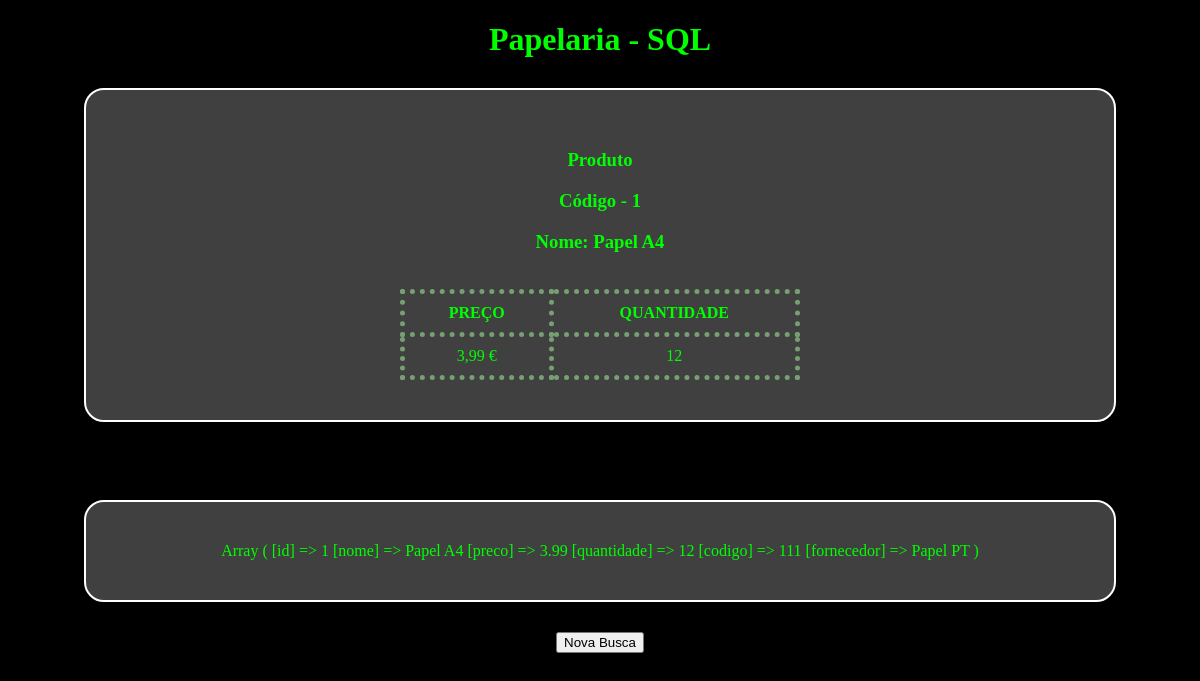
The app's page /aula_106/exercicio_01/saida.php?id=1 with its own data.
### tables this page shows
CREATE TABLE `produtos` (
  `id` int(11) NOT NULL,
  `nome` varchar(100) NOT NULL,
  `preco` double NOT NULL,
  `quantidade` int(11) NOT NULL,
  `codigo` int(11) NOT NULL,
  `fornecedor` varchar(100) NOT NULL
);

### aula_106/exercicio_01/base_dados.php (called while the page is built, shortened)
<?php
$base_dados = [
    "host" => "localhost",
    "dbname" => "codemaster_bd",
    "user" => "root",
    "password" => ""
];
$conexao = new PDO("mysql:host=$base_dados[host];dbname=$base_dados[dbname];charset=utf8mb4;", $base_dados["user"], $base_dados["password"]);
function selectSQLUnico($sql){
    global $conexao;
    $consulta = $conexao->query($sql);
    $resultado = $consulta->fetch(PDO::FETCH_ASSOC);
    return $resultado;
}
?>

### aula_106/exercicio_01/saida.php (the view, shortened to what this page needs)
<?php
require_once("base_dados.php");
$form = isset($_GET["id"]);
if($form){
    $resultado = intval($_GET["id"]);
}
else{
    header("Location: index.php");
    exit();
}
$papelaria = selectSQLUnico("SELECT * FROM produtos WHERE id=$resultado");
?>
<!DOCTYPE html>
<html lang="pt">
<head>
    <link rel="stylesheet" href="style.css">
</head>
<body>
    <h1>Papelaria - SQL</h1>
    <?php if(!empty($papelaria)): ?>
        <div class="caixa">
            <h3>Produto</h3>
            <h3>Código - <?= $papelaria["id"]; ?></h3>
            <h3>Nome: <?= $papelaria["nome"]; ?></h3>
            <br>
            <table>
                <tr>
                    <th>PREÇO</th>
                    <th>QUANTIDADE</th>
                </tr>
                <tr>
                    <td><?= number_format($papelaria["preco"], 2, ","); ?> €</td>
                    <td><?= $papelaria["quantidade"]; ?></td>
                </tr>
            </table>
        </div>
        <br>
        <div class="caixa">
            <?php print_r($papelaria); ?>
        </div>
    <?php else: ?>
        <div class="caixa">
            <h3>Não foi encontrado nenhum produto com o código (<?= $resultado; ?>)</h3>
        </div>
    <?php endif; ?>
    <a href="index.php"><button>Nova Busca</button></a>
</body>
</html>

### aula_106/exercicio_01/style.css (style rules this page uses)
body { font-family: 'lucida calligraphy'; color: rgb(0, 255, 0); background-color: black; text-align: center; }
table { width: 400px; margin: auto; }
table, th, td { border: 5px dotted rgb(118, 160, 114); border-collapse: collapse; }
th, td { padding: 10px; }
.caixa { background-color: rgba(255, 255, 255, 0.25); border: 2px solid white; width: 80%; margin: 30px auto; padding: 40px; border-radius: 20px; }

### records on screen
produtos: id "1", nome "Papel A4", preco "3,99", quantidade "12"
